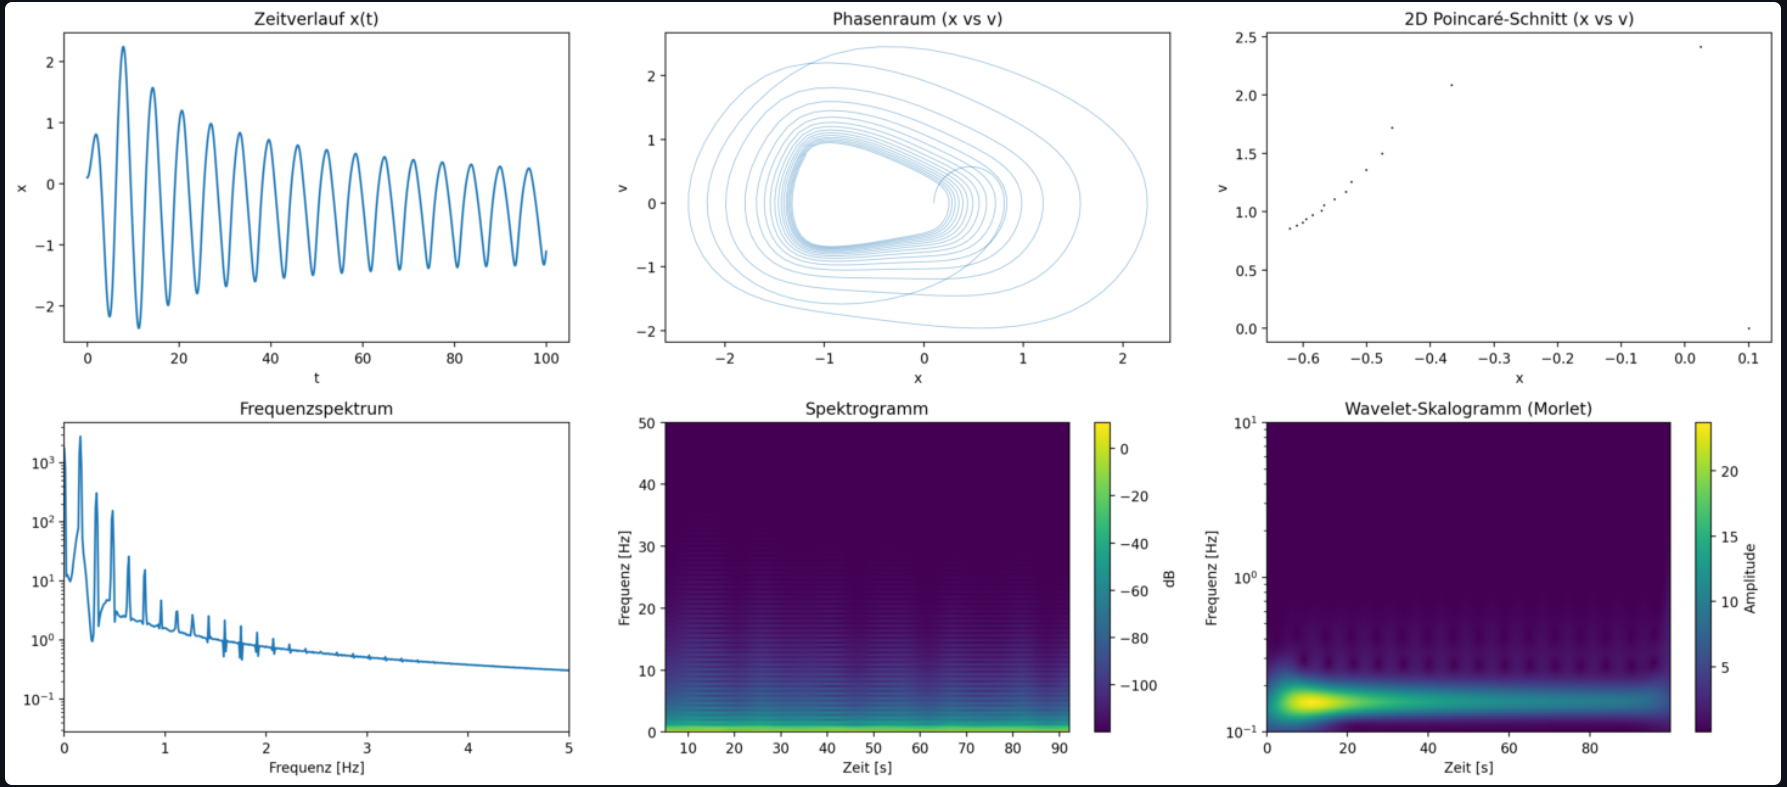

Reproduce this figure in Python.
# nichtlineare_resonanzanalyse.py
# © Dominic-René Schu, 2025/2026 – Resonanzfeldtheorie
#
# Nichtlinearer Oszillator mit RFT-Phasenkopplung
#
# Physik:
#   m·ẍ + d(E)·ẋ + k·x + β·x³ = F₀·ε(Δφ)·cos(ω_f·t)
#   ε(Δφ) = cos²(Δφ/2)  (RFT-Kopplungseffizienz)
#   d(E) = d₀ · (1 + α_d · E)  (energieabhängige Dämpfung)
#
# Nutzung:
#   python nichtlineare_resonanzanalyse.py          → Matplotlib (4 Plots)
#   streamlit run nichtlineare_resonanzanalyse.py   → Interaktive App

import numpy as np
import matplotlib.pyplot as plt
from scipy.integrate import solve_ivp
from scipy.signal import spectrogram
import os

# ============================================================
# 1. RFT-Kopplungseffizienz
# ============================================================

PI = np.pi


def coupling_efficiency(delta_phi):
    """ε(Δφ) = cos²(Δφ/2) — universelle Kopplungsfunktion (RFT)."""
    return np.cos(delta_phi / 2.0) ** 2


# ============================================================
# 2. Nichtlinearer Oszillator
# ============================================================

class NonlinearOscillator:
    """
    Nichtlinearer gedämpfter Oszillator mit RFT-Kopplung.

    m·ẍ + d(E)·ẋ + k·x + β·x³ = F₀·ε(Δφ)·cos(ω_f·t)

    d(E) = d₀ · (1 + α_d · E)
    ε(Δφ) = cos²(Δφ/2)
    """

    def __init__(self, m=0.1, k=10.0, d0=0.05, F0=0.1,
                 beta=0.0, alpha_d=0.0):
        self.m = m
        self.k = k
        self.d0 = d0
        self.F0 = F0
        self.beta = beta        # Duffing-Nichtlinearität
        self.alpha_d = alpha_d  # Energieabhängige Dämpfung

        # Abgeleitete Größen
        self.omega_0 = np.sqrt(k / m)
        self.f_0 = self.omega_0 / (2 * PI)
        self.Q_theo = np.sqrt(m * k) / d0

    def equations(self, t, y, omega_f, delta_phi):
        """Bewegungsgleichung für solve_ivp."""
        x, v = y

        # Momentane Energie
        E = 0.5 * self.m * v**2 + 0.5 * self.k * x**2

        # Energieabhängige Dämpfung
        d = self.d0 * (1.0 + self.alpha_d * E)

        # RFT-Kopplungseffizienz
        eps = coupling_efficiency(delta_phi)

        # Kräfte
        F_drive = self.F0 * eps * np.cos(omega_f * t)
        F_spring = -self.k * x - self.beta * x**3
        F_damp = -d * v

        a = (F_drive + F_spring + F_damp) / self.m
        return [v, a]

    def simulate(self, omega_f, delta_phi, T=100.0, dt=0.005):
        """Simuliert das System. Gibt t, x, v zurück."""
        t_eval = np.arange(0, T, dt)
        sol = solve_ivp(
            self.equations, [0, T], [0.0, 0.0],
            args=(omega_f, delta_phi),
            method='RK45', t_eval=t_eval,
            max_step=dt, rtol=1e-8, atol=1e-10
        )
        return sol.t, sol.y[0], sol.y[1]

    def info(self):
        print(f"  m = {self.m} kg, k = {self.k} N/m, d₀ = {self.d0} N·s/m")
        print(f"  F₀ = {self.F0} N, β = {self.beta}, α_d = {self.alpha_d}")
        print(f"  f₀ = {self.f_0:.4f} Hz, ω₀ = {self.omega_0:.4f} rad/s")
        print(f"  Q = {self.Q_theo:.1f}")


# ============================================================
# 3. Analyse-Funktionen
# ============================================================

def analyze(sys, t, x, v, omega_f, delta_phi):
    """Berechnet Energien, Feldarbeit, Kenngrößen."""
    E_kin = 0.5 * sys.m * v**2
    E_pot = 0.5 * sys.k * x**2
    if sys.beta > 0:
        E_pot += 0.25 * sys.beta * x**4
    E_mech = E_kin + E_pot

    eps = coupling_efficiency(delta_phi)
    F_drive = sys.F0 * eps * np.cos(omega_f * t)
    dt = t[1] - t[0]
    W_cum = np.cumsum(F_drive * v) * dt

    n_half = len(t) // 2
    A_stat = np.max(np.abs(x[n_half:]))
    E_stat = np.mean(E_mech[n_half:])

    return {
        'E_kin': E_kin, 'E_pot': E_pot, 'E_mech': E_mech,
        'F_drive': F_drive, 'W_cum': W_cum,
        'A_stat': A_stat, 'E_stat': E_stat,
        'eps': eps, 'n_half': n_half
    }


def phase_scan(sys, omega_f, T=100.0, dt=0.005, n_phi=25):
    """Phasenscan: Δφ von 0 bis 2π."""
    phi_vals = np.linspace(0, 2 * PI, n_phi)
    amp = np.zeros(n_phi)
    energy = np.zeros(n_phi)

    for idx, dp in enumerate(phi_vals):
        t, x, v = sys.simulate(omega_f, dp, T=T, dt=dt)
        n_half = len(t) // 2
        E_kin = 0.5 * sys.m * v**2
        E_pot = 0.5 * sys.k * x**2
        if sys.beta > 0:
            E_pot += 0.25 * sys.beta * x**4
        amp[idx] = np.max(np.abs(x[n_half:]))
        energy[idx] = np.mean((E_kin + E_pot)[n_half:])

    return phi_vals, amp, energy


def duffing_scan(sys, omega_f, delta_phi=0.0, T=100.0, dt=0.005):
    """Scannt β von 0 bis 50, zeigt Nichtlinearitäts-Effekt."""
    betas = [0.0, 1.0, 5.0, 20.0, 50.0]
    results = []

    for b in betas:
        sys_b = NonlinearOscillator(
            m=sys.m, k=sys.k, d0=sys.d0, F0=sys.F0,
            beta=b, alpha_d=sys.alpha_d
        )
        t, x, v = sys_b.simulate(omega_f, delta_phi, T=T, dt=dt)
        n_half = len(t) // 2
        E_kin = 0.5 * sys.m * v**2
        E_pot = 0.5 * sys.k * x**2
        if b > 0:
            E_pot += 0.25 * b * x**4

        # Regime-Erkennung via FFT
        x_stat = x[n_half:]
        n_fft = len(x_stat)
        window = np.hamming(n_fft)
        fft_vals = np.abs(np.fft.rfft(x_stat * window))
        n_sig = np.sum(fft_vals > 0.01 * np.max(fft_vals))
        if n_sig > 100:
            regime = "Chaotisch"
        elif n_sig > 20:
            regime = "Quasiperiodisch"
        else:
            regime = "Periodisch"

        results.append({
            'beta': b, 't': t, 'x': x, 'v': v,
            'A_stat': np.max(np.abs(x[n_half:])),
            'E_stat': np.mean((E_kin + E_pot)[n_half:]),
            'regime': regime, 'n_half': n_half
        })

    return results


# ============================================================
# 4. Plots (Matplotlib, direkt via python)
# ============================================================

def ensure_dir(path):
    os.makedirs(path, exist_ok=True)


def plot_main_dashboard(sys, t, x, v, res, omega_f, delta_phi, output_dir):
    """Plot 1: 6-Panel-Dashboard."""
    fig, axes = plt.subplots(2, 3, figsize=(18, 10))

    eps = res['eps']
    n_half = res['n_half']
    dt = t[1] - t[0]
    f_0 = sys.f_0

    fig.suptitle(
        f'Nichtlineare Resonanzanalyse: ω_f = {omega_f:.2f} rad/s, '
        f'Δφ = {delta_phi:.2f}, ε = {eps:.4f}, β = {sys.beta}',
        fontsize=13, fontweight='bold'
    )

    # 1. Zeitverlauf
    ax = axes[0, 0]
    ax.plot(t, x * 1000, 'b-', linewidth=0.3)
    ax.set_xlabel('Zeit [s]')
    ax.set_ylabel('x [mm]')
    ax.set_title(f'Zeitverlauf — A_stat = {res["A_stat"]*1000:.1f} mm')
    ax.grid(True, alpha=0.3)

    # 2. Phasenraum (stationär)
    ax = axes[0, 1]
    ax.plot(x[n_half:] * 1000, v[n_half:] * 1000,
            'b-', linewidth=0.1, alpha=0.5)
    ax.set_xlabel('x [mm]')
    ax.set_ylabel('v [mm/s]')
    ax.set_title('Phasenraum (stationär)')
    ax.grid(True, alpha=0.3)

    # 3. Poincaré-Schnitt
    ax = axes[0, 2]
    if omega_f > 0:
        poincare_idx = []
        for i in range(n_half, len(t)):
            phase = (omega_f * t[i]) % (2 * PI)
            if abs(phase) < omega_f * dt * 1.5:
                poincare_idx.append(i)
        if poincare_idx:
            pi_arr = np.array(poincare_idx)
            ax.plot(x[pi_arr] * 1000, v[pi_arr] * 1000,
                    'k.', markersize=3)
    ax.set_xlabel('x [mm]')
    ax.set_ylabel('v [mm/s]')
    ax.set_title('Poincaré-Schnitt')
    ax.grid(True, alpha=0.3)

    # 4. FFT (stationär)
    ax = axes[1, 0]
    x_stat = x[n_half:]
    n_fft = len(x_stat)
    window = np.hamming(n_fft)
    fft_vals = np.abs(np.fft.rfft(x_stat * window))
    freq_vals = np.fft.rfftfreq(n_fft, dt)
    ax.semilogy(freq_vals, fft_vals, 'b-', linewidth=0.5)
    ax.axvline(f_0, color='r', ls=':', alpha=0.7,
               label=f'f₀ = {f_0:.2f} Hz')
    ax.axvline(omega_f / (2 * PI), color='orange', ls='--',
               alpha=0.7, label=f'f_drive = {omega_f/(2*PI):.2f} Hz')
    ax.set_xlabel('Frequenz [Hz]')
    ax.set_ylabel('Amplitude (log)')
    ax.set_title('Frequenzspektrum')
    ax.set_xlim(0, min(5 * f_0, freq_vals[-1]))
    ax.legend(fontsize=7)
    ax.grid(True, alpha=0.3)

    # 5. Spektrogramm
    ax = axes[1, 1]
    nperseg = min(1024, len(x) // 4)
    if nperseg > 16:
        f_spec, t_spec, Sxx = spectrogram(
            x, fs=1/dt, nperseg=nperseg, noverlap=nperseg//2
        )
        pcm = ax.pcolormesh(
            t_spec, f_spec, 10 * np.log10(Sxx + 1e-20),
            shading='gouraud', cmap='inferno'
        )
        ax.set_ylim(0, min(5 * f_0, f_spec[-1]))
        fig.colorbar(pcm, ax=ax, label='dB')
    ax.set_xlabel('Zeit [s]')
    ax.set_ylabel('Frequenz [Hz]')
    ax.set_title('Spektrogramm (STFT)')

    # 6. Energieverlauf
    ax = axes[1, 2]
    ax.plot(t, res['E_mech'] * 1e6, 'k-', linewidth=0.5, label='E_mech')
    ax.plot(t, res['E_kin'] * 1e6, 'r-', linewidth=0.3, alpha=0.4,
            label='E_kin')
    ax.plot(t, res['E_pot'] * 1e6, 'b-', linewidth=0.3, alpha=0.4,
            label='E_pot')
    ax.plot(t, res['W_cum'] * 1e6, 'g-', linewidth=1,
            label='W_feld (kum.)')
    ax.set_xlabel('Zeit [s]')
    ax.set_ylabel('Energie [µJ]')
    ax.set_title('Energieverlauf')
    ax.legend(fontsize=7)
    ax.grid(True, alpha=0.3)

    plt.tight_layout()
    plt.savefig(os.path.join(output_dir, 'nichtlinear_dashboard.png'),
                dpi=150)
    plt.close()
    print("  → nichtlinear_dashboard.png")


def plot_phase_scan(sys, phis, amp, energy, output_dir):
    """Plot 2: Phasenscan — RFT-Signatur."""
    fig, axes = plt.subplots(1, 3, figsize=(16, 5))

    eps_theo = coupling_efficiency(phis)

    # Amplitude
    ax = axes[0]
    amp_norm = amp / np.max(amp) if np.max(amp) > 0 else amp
    eps_norm = eps_theo / np.max(eps_theo)
    ax.plot(phis / PI, amp_norm, 'b-', linewidth=2, label='Simulation')
    ax.plot(phis / PI, eps_norm, 'r--', linewidth=1.5,
            label='Theorie: cos²(Δφ/2)')
    ax.set_xlabel('Δφ / π')
    ax.set_ylabel('Normierte Amplitude')
    ax.set_title('Amplitude vs. Δφ')
    ax.legend(fontsize=8)
    ax.set_xlim(0, 2)
    ax.grid(True, alpha=0.3)

    # Energie
    ax = axes[1]
    en_norm = energy / np.max(energy) if np.max(energy) > 0 else energy
    eps_sq = eps_theo**2
    eps_sq_norm = eps_sq / np.max(eps_sq)
    ax.plot(phis / PI, en_norm, 'g-', linewidth=2, label='Simulation')
    ax.plot(phis / PI, eps_sq_norm, 'r--', linewidth=1.5,
            label='Theorie: cos⁴(Δφ/2)')
    ax.set_xlabel('Δφ / π')
    ax.set_ylabel('Normierte Energie')
    ax.set_title('⟨E_mech⟩ vs. Δφ')
    ax.legend(fontsize=8)
    ax.set_xlim(0, 2)
    ax.grid(True, alpha=0.3)

    # Verhältnis
    ax = axes[2]
    mean_ink = np.mean(energy)
    ratio = energy / mean_ink if mean_ink > 0 else np.ones_like(energy)
    ax.plot(phis / PI, ratio, 'b-', linewidth=2)
    ax.axhline(2.0, color='red', ls=':', label='RFT: Ratio ≈ 2.0')
    ax.axhline(1.0, color='gray', ls='--', label='Inkohärent: 1.0')
    ax.set_xlabel('Δφ / π')
    ax.set_ylabel('E(Δφ) / ⟨E⟩_ink')
    ax.set_title('RFT-Signatur: Kohärent vs. Inkohärent')
    ax.legend(fontsize=8)
    ax.set_xlim(0, 2)
    ax.grid(True, alpha=0.3)

    fig.suptitle(
        'Nichtlineare Resonanzanalyse: Phasenscan '
        '(RFT: ε = cos²(Δφ/2), κ = 1)',
        fontsize=12, fontweight='bold'
    )
    plt.tight_layout()
    plt.savefig(os.path.join(output_dir, 'nichtlinear_phasenscan.png'),
                dpi=150)
    plt.close()
    print("  → nichtlinear_phasenscan.png")

    return mean_ink


def plot_duffing_comparison(results, sys, output_dir):
    """Plot 3: Duffing-Nichtlinearität — β-Scan."""
    fig, axes = plt.subplots(1, 3, figsize=(16, 5))

    colors = ['blue', 'green', 'orange', 'red', 'purple']

    # Phasenräume
    ax = axes[0]
    for r, c in zip(results, colors):
        n_half = r['n_half']
        ax.plot(r['x'][n_half:] * 1000, r['v'][n_half:] * 1000,
                color=c, linewidth=0.1, alpha=0.4,
                label=f"β={r['beta']}")
    ax.set_xlabel('x [mm]')
    ax.set_ylabel('v [mm/s]')
    ax.set_title('Phasenraum vs. Duffing-Stärke β')
    ax.legend(fontsize=7)
    ax.grid(True, alpha=0.3)

    # Zeitverläufe (letzten 20%)
    ax = axes[1]
    for r, c in zip(results, colors):
        n_90 = int(0.9 * len(r['t']))
        ax.plot(r['t'][n_90:], r['x'][n_90:] * 1000,
                color=c, linewidth=0.5, label=f"β={r['beta']}")
    ax.set_xlabel('Zeit [s]')
    ax.set_ylabel('x [mm]')
    ax.set_title('Stationäres Zeitsignal')
    ax.legend(fontsize=7)
    ax.grid(True, alpha=0.3)

    # Ergebnistabelle als Plot
    ax = axes[2]
    ax.axis('off')
    table_data = [['β', 'A_stat [mm]', 'E_stat [µJ]', 'Regime']]
    for r in results:
        table_data.append([
            f"{r['beta']:.1f}",
            f"{r['A_stat']*1000:.1f}",
            f"{r['E_stat']*1e6:.1f}",
            r['regime']
        ])
    table = ax.table(cellText=table_data[1:], colLabels=table_data[0],
                     loc='center', cellLoc='center')
    table.auto_set_font_size(False)
    table.set_fontsize(10)
    table.scale(1.2, 1.8)
    ax.set_title('Ergebnisse Duffing-Scan', fontsize=11, pad=20)

    fig.suptitle(
        f'Nichtlineare Resonanzanalyse: Duffing-Scan '
        f'(Δφ = 0, ω_f = ω₀)',
        fontsize=12, fontweight='bold'
    )
    plt.tight_layout()
    plt.savefig(os.path.join(output_dir, 'nichtlinear_duffing.png'),
                dpi=150)
    plt.close()
    print("  → nichtlinear_duffing.png")


def plot_damping_energy(sys, output_dir):
    """Plot 4: Energieabhängige Dämpfung — α_d-Scan."""
    fig, axes = plt.subplots(1, 2, figsize=(14, 5))

    alphas = [0.0, 0.01, 0.1, 0.5, 1.0]
    colors = ['blue', 'green', 'orange', 'red', 'purple']

    omega_f = sys.omega_0
    T = 100.0
    dt = 0.005

    for alpha, c in zip(alphas, colors):
        sys_a = NonlinearOscillator(
            m=sys.m, k=sys.k, d0=sys.d0, F0=sys.F0,
            beta=sys.beta, alpha_d=alpha
        )
        t, x, v = sys_a.simulate(omega_f, 0.0, T=T, dt=dt)
        n_half = len(t) // 2

        axes[0].plot(t, x * 1000, color=c, linewidth=0.3,
                     label=f'α_d = {alpha}')

        E_kin = 0.5 * sys.m * v**2
        E_pot = 0.5 * sys.k * x**2
        axes[1].plot(t, (E_kin + E_pot) * 1e6, color=c, linewidth=0.5,
                     label=f'α_d = {alpha}')

    axes[0].set_xlabel('Zeit [s]')
    axes[0].set_ylabel('x [mm]')
    axes[0].set_title('Zeitverlauf vs. Energiedämpfung α_d')
    axes[0].legend(fontsize=7)
    axes[0].grid(True, alpha=0.3)

    axes[1].set_xlabel('Zeit [s]')
    axes[1].set_ylabel('E_mech [µJ]')
    axes[1].set_title('Mechanische Energie vs. α_d')
    axes[1].legend(fontsize=7)
    axes[1].grid(True, alpha=0.3)

    fig.suptitle(
        'Nichtlineare Resonanzanalyse: Energieabhängige Dämpfung',
        fontsize=12, fontweight='bold'
    )
    plt.tight_layout()
    plt.savefig(os.path.join(output_dir, 'nichtlinear_daempfung.png'),
                dpi=150)
    plt.close()
    print("  → nichtlinear_daempfung.png")


# ============================================================
# 5. Hauptprogramm (python nichtlineare_resonanzanalyse.py)
# ============================================================

def main():
    print("=" * 60)
    print("NICHTLINEARE RESONANZANALYSE")
    print("Resonanzfeldtheorie: E = π · ε(Δφ) · ℏ · f")
    print("ε(Δφ) = cos²(Δφ/2), κ = 1 (parameterfrei)")
    print("=" * 60)

    output_dir = "figures"
    ensure_dir(output_dir)

    # --- System (linear als Baseline) ---
    sys_lin = NonlinearOscillator(
        m=0.1, k=10.0, d0=0.05, F0=0.1,
        beta=0.0, alpha_d=0.0
    )
    print("\nSystem (linear):")
    sys_lin.info()

    omega_f = sys_lin.omega_0  # Resonanz
    delta_phi = 0.0            # Maximale Kopplung
    T = 100.0
    dt = 0.005

    # --- Experiment 1: Dashboard (linear, Resonanz) ---
    print("\n=== Experiment 1: Dashboard (linear, Δφ = 0) ===")
    t, x, v = sys_lin.simulate(omega_f, delta_phi, T=T, dt=dt)
    res = analyze(sys_lin, t, x, v, omega_f, delta_phi)
    print(f"  A_stat = {res['A_stat']*1000:.1f} mm")
    print(f"  ⟨E_mech⟩ = {res['E_stat']*1e6:.1f} µJ")
    plot_main_dashboard(sys_lin, t, x, v, res, omega_f, delta_phi,
                        output_dir)

    # --- Experiment 2: Phasenscan ---
    print("\n=== Experiment 2: Phasenscan (25 Punkte) ===")
    phis, amp, energy = phase_scan(sys_lin, omega_f, T=T, dt=dt, n_phi=25)
    mean_ink = plot_phase_scan(sys_lin, phis, amp, energy, output_dir)

    # Ergebnisse
    print(f"  Δφ = 0:   A = {amp[0]*1000:.2f} mm, "
          f"E = {energy[0]*1e6:.1f} µJ")
    print(f"  Δφ = π/2: A = {amp[len(phis)//4]*1000:.2f} mm, "
          f"E = {energy[len(phis)//4]*1e6:.1f} µJ")
    print(f"  Δφ = π:   A = {amp[len(phis)//2]*1000:.2f} mm, "
          f"E = {energy[len(phis)//2]*1e6:.1f} µJ")
    if mean_ink > 0:
        ratio = energy[0] / mean_ink
        print(f"\n  RFT-Signatur:")
        print(f"    E(Δφ=0) / ⟨E⟩_ink = {ratio:.4f}")
        print(f"    Theorie:              "
              f"{1.0 / np.mean(coupling_efficiency(phis)**2):.4f}")

    # --- Experiment 3: Duffing-Scan ---
    print("\n=== Experiment 3: Duffing-Nichtlinearität ===")
    sys_nl = NonlinearOscillator(
        m=0.1, k=10.0, d0=0.05, F0=0.1,
        beta=5.0, alpha_d=0.0
    )
    results = duffing_scan(sys_nl, omega_f, delta_phi=0.0, T=T, dt=dt)
    for r in results:
        print(f"  β = {r['beta']:5.1f}  →  A = {r['A_stat']*1000:7.1f} mm, "
              f"E = {r['E_stat']*1e6:10.1f} µJ, {r['regime']}")
    plot_duffing_comparison(results, sys_nl, output_dir)

    # --- Experiment 4: Energieabhängige Dämpfung ---
    print("\n=== Experiment 4: Energieabhängige Dämpfung ===")
    plot_damping_energy(sys_lin, output_dir)
    print("  α_d = 0.0 → 1.0: Sättigung der Amplitude bei hoher Energie")

    # --- Zusammenfassung ---
    print("\n" + "=" * 60)
    print("ZUSAMMENFASSUNG")
    print("=" * 60)
    ratio_str = f"{ratio:.4f}" if mean_ink > 0 else "N/A"
    print(f"""
  Nichtlineare Resonanzanalyse

  Grundformel:    E = π · ε(Δφ) · ℏ · f
  Kopplung:       ε(Δφ) = cos²(Δφ/2), κ = 1

  Lineares System (β = 0):
    f₀ = {sys_lin.f_0:.4f} Hz, Q = {sys_lin.Q_theo:.1f}
    A_stat = {res['A_stat']*1000:.1f} mm bei Resonanz
    RFT-Signatur: E_koh / ⟨E⟩_ink = {ratio_str}
    Amplitude folgt cos²(Δφ/2), Energie folgt cos⁴(Δφ/2)

  Nichtlinearität:
    β > 0 (Duffing): Frequenzverschiebung, Chaosübergang
    α_d > 0: Amplitudensättigung durch Energiedämpfung
    RFT-Kopplung ε(Δφ) bleibt auf allen Niveaus gültig

  4 Plots gespeichert unter: {output_dir}/
    nichtlinear_dashboard.png    (6-Panel: Zeit, Phase, Poincaré, FFT, STFT, Energie)
    nichtlinear_phasenscan.png   (RFT-Signatur: cos², cos⁴, koh/ink)
    nichtlinear_duffing.png      (β-Scan: Phasenraum, Zeitverlauf, Ergebnistabelle)
    nichtlinear_daempfung.png    (α_d-Scan: Sättigung bei hoher Energie)
""")
    print("Fertig.")


# ============================================================
# 6. Streamlit-Modus (optional)
# ============================================================

def run_streamlit():
    """Interaktive Streamlit-App (falls installiert)."""
    import streamlit as st

    st.set_page_config(
        page_title="Nichtlineare Resonanzanalyse (RFT)",
        layout="wide"
    )
    st.title("⚡ Nichtlineare Resonanzanalyse")
    st.markdown(
        "**Resonanzfeldtheorie:** E = π · ε(Δφ) · ℏ · f, "
        "ε(Δφ) = cos²(Δφ/2), κ = 1"
    )

    # Sidebar
    st.sidebar.header("🔧 System")
    m = st.sidebar.number_input("m [kg]", 0.01, 10.0, 0.1, step=0.01)
    k = st.sidebar.number_input("k [N/m]", 0.1, 100.0, 10.0, step=0.1)
    d0 = st.sidebar.slider("d₀", 0.001, 2.0, 0.05, step=0.001)
    F0 = st.sidebar.slider("F₀ [N]", 0.001, 5.0, 0.1, step=0.001)

    omega_0 = np.sqrt(k / m)
    f_0 = omega_0 / (2 * PI)

    st.sidebar.header("🌊 Anregung")
    omega_f = st.sidebar.slider("ω_f", 0.1, 50.0, float(omega_0), step=0.01)
    delta_phi = st.sidebar.slider("Δφ [rad]", 0.0, 2*PI, 0.0, step=0.01)

    st.sidebar.header("🔀 Nichtlinear")
    beta = st.sidebar.slider("β (Duffing)", 0.0, 50.0, 0.0, step=0.1)
    alpha_d = st.sidebar.slider("α_d (Energiedämpfung)", 0.0, 1.0, 0.0,
                                step=0.01)
    T = st.sidebar.slider("T [s]", 10, 500, 100, step=5)

    eps = coupling_efficiency(delta_phi)
    st.sidebar.markdown(f"**ε = {eps:.4f}**, f₀ = {f_0:.3f} Hz, "
                        f"Q = {np.sqrt(m*k)/d0:.0f}")

    if st.button("▶️ Simulation starten", type="primary"):
        sys = NonlinearOscillator(m=m, k=k, d0=d0, F0=F0,
                                   beta=beta, alpha_d=alpha_d)
        with st.spinner("Simulation..."):
            t, x, v = sys.simulate(omega_f, delta_phi, T=T, dt=0.005)
            res = analyze(sys, t, x, v, omega_f, delta_phi)

        # Dashboard
        n_half = res['n_half']
        dt = t[1] - t[0]
        fig, axes = plt.subplots(2, 3, figsize=(18, 10))

        axes[0, 0].plot(t, x*1000, 'b-', lw=0.3)
        axes[0, 0].set_title(f"x(t) — A={res['A_stat']*1000:.1f} mm")
        axes[0, 0].set_xlabel('t [s]')
        axes[0, 0].set_ylabel('x [mm]')

        axes[0, 1].plot(x[n_half:]*1000, v[n_half:]*1000, 'b-', lw=0.1)
        axes[0, 1].set_title('Phasenraum')

        # Poincaré
        if omega_f > 0:
            pi_idx = [i for i in range(n_half, len(t))
                      if abs((omega_f*t[i]) % (2*PI)) < omega_f*dt*1.5]
            if pi_idx:
                pa = np.array(pi_idx)
                axes[0, 2].plot(x[pa]*1000, v[pa]*1000, 'k.', ms=2)
        axes[0, 2].set_title('Poincaré')

        x_s = x[n_half:]
        fft_v = np.abs(np.fft.rfft(x_s * np.hamming(len(x_s))))
        freq_v = np.fft.rfftfreq(len(x_s), dt)
        axes[1, 0].semilogy(freq_v, fft_v, 'b-', lw=0.5)
        axes[1, 0].set_xlim(0, 5*f_0)
        axes[1, 0].set_title('FFT')

        nperseg = min(1024, len(x)//4)
        if nperseg > 16:
            fs, ts, Sxx = spectrogram(x, fs=1/dt, nperseg=nperseg,
                                       noverlap=nperseg//2)
            axes[1, 1].pcolormesh(ts, fs, 10*np.log10(Sxx+1e-20),
                                   shading='gouraud', cmap='inferno')
            axes[1, 1].set_ylim(0, 5*f_0)
        axes[1, 1].set_title('Spektrogramm')

        axes[1, 2].plot(t, res['E_mech']*1e6, 'k-', lw=0.5)
        axes[1, 2].plot(t, res['W_cum']*1e6, 'g-', lw=1)
        axes[1, 2].set_title('Energie')

        plt.tight_layout()
        st.pyplot(fig)

        # Phasenscan
        st.markdown("### Phasenscan")
        with st.spinner("Phasenscan..."):
            phis, amp_p, en_p = phase_scan(sys, omega_f, T=T, n_phi=25)

        fig2, ax2 = plt.subplots(1, 3, figsize=(16, 4.5))
        eps_t = coupling_efficiency(phis)
        a_n = amp_p/np.max(amp_p) if np.max(amp_p) > 0 else amp_p
        ax2[0].plot(phis/PI, a_n, 'b-', lw=2, label='Sim')
        ax2[0].plot(phis/PI, eps_t, 'r--', lw=1.5, label='cos²')
        ax2[0].legend()
        ax2[0].set_title('Amplitude vs Δφ')

        e_n = en_p/np.max(en_p) if np.max(en_p) > 0 else en_p
        ax2[1].plot(phis/PI, e_n, 'g-', lw=2, label='Sim')
        ax2[1].plot(phis/PI, eps_t**2/np.max(eps_t**2), 'r--', lw=1.5,
                    label='cos⁴')
        ax2[1].legend()
        ax2[1].set_title('Energie vs Δφ')

        mi = np.mean(en_p)
        r = en_p/mi if mi > 0 else np.ones_like(en_p)
        ax2[2].plot(phis/PI, r, 'b-', lw=2)
        ax2[2].axhline(2.0, color='r', ls=':')
        ax2[2].axhline(1.0, color='gray', ls='--')
        ax2[2].set_title('RFT-Signatur')

        plt.tight_layout()
        st.pyplot(fig2)

        if mi > 0:
            st.success(f"E(Δφ=0)/⟨E⟩ = **{en_p[0]/mi:.4f}**")
    else:
        st.info("Klicke ▶️ Simulation starten")


# ============================================================
# 7. Entry Point
# ============================================================

if __name__ == "__main__":
    # Prüfe ob Streamlit die App gestartet hat
    try:
        import streamlit as st
        # Wenn Streamlit den Prozess steuert, gibt es einen runtime
        if hasattr(st, 'runtime') and st.runtime.exists():
            run_streamlit()
        else:
            # Streamlit installiert, aber via `python` gestartet
            main()
    except ImportError:
        # Kein Streamlit → reiner Matplotlib-Modus
        main()
    except Exception:
        # Fallback
        main()
